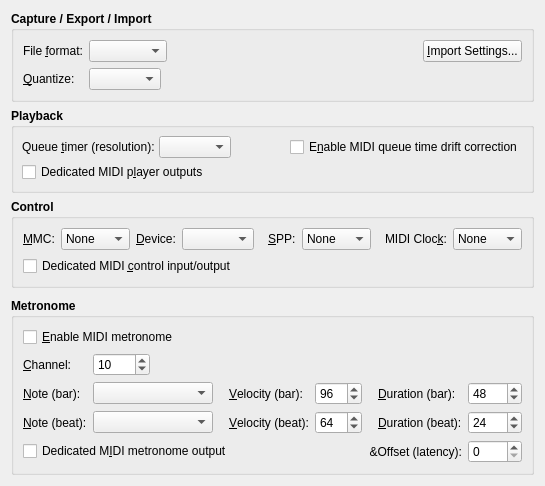
     <widget class="QWidget" name="MidiTabPage">
      <attribute name="title">
       <string>&amp;MIDI</string>
      </attribute>
      <layout class="QVBoxLayout">
       <item>
        <widget class="QGroupBox" name="MidiCaptureGroupBox">
         <property name="font">
          <font>
           <weight>75</weight>
           <bold>true</bold>
          </font>
         </property>
         <property name="title">
          <string>Capture / Export / Import</string>
         </property>
         <property name="flat">
          <bool>true</bool>
         </property>
         <layout class="QGridLayout">
          <item row="0" column="0">
           <widget class="QLabel" name="MidiCaptureFormatTextLabel">
            <property name="font">
             <font>
              <weight>50</weight>
              <bold>false</bold>
             </font>
            </property>
            <property name="text">
             <string>File &amp;format:</string>
            </property>
            <property name="buddy">
             <cstring>MidiCaptureFormatComboBox</cstring>
            </property>
           </widget>
          </item>
          <item row="0" column="1" colspan="2">
           <widget class="QComboBox" name="MidiCaptureFormatComboBox">
            <property name="font">
             <font>
              <weight>50</weight>
              <bold>false</bold>
             </font>
            </property>
            <property name="toolTip">
             <string>MIDI file format to use on capture (record) and export</string>
            </property>
           </widget>
          </item>
          <item row="0" column="3">
           <spacer>
            <property name="orientation">
             <enum>Qt::Horizontal</enum>
            </property>
            <property name="sizeHint">
             <size>
              <width>20</width>
              <height>20</height>
             </size>
            </property>
           </spacer>
          </item>
          <item row="0" column="4">
           <widget class="QPushButton" name="MidiImportPushButton">
            <property name="font">
             <font>
              <weight>50</weight>
              <bold>false</bold>
             </font>
            </property>
            <property name="toolTip">
             <string>Change defaults for MIDI import</string>
            </property>
            <property name="text">
             <string>&amp;Import Settings...</string>
            </property>
            <property name="autoDefault">
             <bool>false</bool>
            </property>
           </widget>
          </item>
          <item row="1" column="0">
           <widget class="QLabel" name="MidiCaptureQuantizeTextLabel">
            <property name="font">
             <font>
              <weight>50</weight>
              <bold>false</bold>
             </font>
            </property>
            <property name="text">
             <string>&amp;Quantize:</string>
            </property>
            <property name="buddy">
             <cstring>MidiCaptureQuantizeComboBox</cstring>
            </property>
           </widget>
          </item>
          <item row="1" column="1">
           <widget class="QComboBox" name="MidiCaptureQuantizeComboBox">
            <property name="maximumSize">
             <size>
              <width>120</width>
              <height>32767</height>
             </size>
            </property>
            <property name="font">
             <font>
              <weight>50</weight>
              <bold>false</bold>
             </font>
            </property>
            <property name="toolTip">
             <string>MIDI capture (record) quantization</string>
            </property>
           </widget>
          </item>
         </layout>
        </widget>
       </item>
       <item>
        <widget class="QGroupBox" name="MidiPlaybackGroupBox">
         <property name="font">
          <font>
           <weight>75</weight>
           <bold>true</bold>
          </font>
         </property>
         <property name="title">
          <string>Playback</string>
         </property>
         <property name="flat">
          <bool>true</bool>
         </property>
         <layout class="QGridLayout">
          <property name="margin">
           <number>8</number>
          </property>
          <property name="spacing">
           <number>4</number>
          </property>
          <item row="0" column="0">
           <widget class="QLabel" name="MidiQueueTimerTextLabel">
            <property name="font">
             <font>
              <weight>50</weight>
              <bold>false</bold>
             </font>
            </property>
            <property name="text">
             <string>Queue &amp;timer (resolution):</string>
            </property>
            <property name="buddy">
             <cstring>MidiQueueTimerComboBox</cstring>
            </property>
           </widget>
          </item>
          <item row="0" column="1">
           <widget class="QComboBox" name="MidiQueueTimerComboBox">
            <property name="font">
             <font>
              <weight>50</weight>
              <bold>false</bold>
             </font>
            </property>
            <property name="toolTip">
             <string>Queue timer (resolution)</string>
            </property>
           </widget>
          </item>
          <item row="0" column="2">
           <spacer>
            <property name="orientation">
             <enum>Qt::Horizontal</enum>
            </property>
            <property name="sizeHint">
             <size>
              <width>20</width>
              <height>20</height>
             </size>
            </property>
           </spacer>
          </item>
          <item row="0" column="3">
           <widget class="QCheckBox" name="MidiDriftCorrectCheckBox">
            <property name="font">
             <font>
              <weight>50</weight>
              <bold>false</bold>
             </font>
            </property>
            <property name="toolTip">
             <string>Whether to enable MIDI queue time drift correction</string>
            </property>
            <property name="text">
             <string>E&amp;nable MIDI queue time drift correction</string>
            </property>
           </widget>
          </item>
          <item row="1" column="0" colspan="4">
           <widget class="QCheckBox" name="MidiPlayerBusCheckBox">
            <property name="font">
             <font>
              <weight>50</weight>
              <bold>false</bold>
             </font>
            </property>
            <property name="toolTip">
             <string>Whether to have separate MIDI player output ports</string>
            </property>
            <property name="text">
             <string>Dedicated MIDI p&amp;layer outputs</string>
            </property>
           </widget>
          </item>
         </layout>
        </widget>
       </item>
       <item>
        <widget class="QGroupBox" name="MidiControlGroupBox">
         <property name="font">
          <font>
           <weight>75</weight>
           <bold>true</bold>
          </font>
         </property>
         <property name="title">
          <string>Control</string>
         </property>
         <property name="flat">
          <bool>true</bool>
         </property>
         <layout class="QGridLayout">
          <property name="margin">
           <number>9</number>
          </property>
          <property name="spacing">
           <number>6</number>
          </property>
          <item row="0" column="0">
           <widget class="QLabel" name="MidiMmcModeTextLabel">
            <property name="font">
             <font>
              <weight>50</weight>
              <bold>false</bold>
             </font>
            </property>
            <property name="text">
             <string>&amp;MMC:</string>
            </property>
            <property name="buddy">
             <cstring>MidiMmcModeComboBox</cstring>
            </property>
           </widget>
          </item>
          <item row="0" column="1">
           <widget class="QComboBox" name="MidiMmcModeComboBox">
            <property name="font">
             <font>
              <weight>50</weight>
              <bold>false</bold>
             </font>
            </property>
            <property name="toolTip">
             <string>MIDI Machine Control (MMC) mode</string>
            </property>
            <item>
             <property name="text">
              <string>None</string>
             </property>
            </item>
            <item>
             <property name="text">
              <string>Input</string>
             </property>
            </item>
            <item>
             <property name="text">
              <string>Output</string>
             </property>
            </item>
            <item>
             <property name="text">
              <string>Duplex</string>
             </property>
            </item>
           </widget>
          </item>
          <item row="0" column="2">
           <widget class="QLabel" name="MidiMmcDeviceTextLabel">
            <property name="font">
             <font>
              <weight>50</weight>
              <bold>false</bold>
             </font>
            </property>
            <property name="text">
             <string>&amp;Device:</string>
            </property>
            <property name="buddy">
             <cstring>MidiMmcDeviceComboBox</cstring>
            </property>
           </widget>
          </item>
          <item row="0" column="3">
           <widget class="QComboBox" name="MidiMmcDeviceComboBox">
            <property name="font">
             <font>
              <weight>50</weight>
              <bold>false</bold>
             </font>
            </property>
            <property name="toolTip">
             <string>MIDI Machine Control (MMC) device id.</string>
            </property>
           </widget>
          </item>
          <item row="0" column="4">
           <spacer>
            <property name="orientation">
             <enum>Qt::Horizontal</enum>
            </property>
            <property name="sizeHint">
             <size>
              <width>4</width>
              <height>20</height>
             </size>
            </property>
           </spacer>
          </item>
          <item row="0" column="5">
           <widget class="QLabel" name="MidiSppModeTextLabel">
            <property name="font">
             <font>
              <weight>50</weight>
              <bold>false</bold>
             </font>
            </property>
            <property name="text">
             <string>&amp;SPP:</string>
            </property>
            <property name="buddy">
             <cstring>MidiSppModeComboBox</cstring>
            </property>
           </widget>
          </item>
          <item row="0" column="6">
           <widget class="QComboBox" name="MidiSppModeComboBox">
            <property name="font">
             <font>
              <weight>50</weight>
              <bold>false</bold>
             </font>
            </property>
            <property name="toolTip">
             <string>MIDI Song Position pointer (SPP) control mode</string>
            </property>
            <item>
             <property name="text">
              <string>None</string>
             </property>
            </item>
            <item>
             <property name="text">
              <string>Input</string>
             </property>
            </item>
            <item>
             <property name="text">
              <string>Output</string>
             </property>
            </item>
            <item>
             <property name="text">
              <string>Duplex</string>
             </property>
            </item>
           </widget>
          </item>
          <item row="0" column="7">
           <spacer>
            <property name="orientation">
             <enum>Qt::Horizontal</enum>
            </property>
            <property name="sizeHint">
             <size>
              <width>4</width>
              <height>20</height>
             </size>
            </property>
           </spacer>
          </item>
          <item row="0" column="8">
           <widget class="QLabel" name="MidiClockModeTextLabel">
            <property name="font">
             <font>
              <weight>50</weight>
              <bold>false</bold>
             </font>
            </property>
            <property name="text">
             <string>MIDI Cloc&amp;k:</string>
            </property>
            <property name="buddy">
             <cstring>MidiClockModeComboBox</cstring>
            </property>
           </widget>
          </item>
          <item row="0" column="9">
           <widget class="QComboBox" name="MidiClockModeComboBox">
            <property name="font">
             <font>
              <weight>50</weight>
              <bold>false</bold>
             </font>
            </property>
            <property name="toolTip">
             <string>MIDI Clock control mode</string>
            </property>
            <item>
             <property name="text">
              <string>None</string>
             </property>
            </item>
            <item>
             <property name="text">
              <string>Input</string>
             </property>
            </item>
            <item>
             <property name="text">
              <string>Output</string>
             </property>
            </item>
            <item>
             <property name="text">
              <string>Duplex</string>
             </property>
            </item>
           </widget>
          </item>
          <item row="1" column="0" colspan="4">
           <widget class="QCheckBox" name="MidiControlBusCheckBox">
            <property name="font">
             <font>
              <weight>50</weight>
              <bold>false</bold>
             </font>
            </property>
            <property name="toolTip">
             <string>Whether to have separate MIDI control ports</string>
            </property>
            <property name="text">
             <string>Dedicated MIDI &amp;control input/output</string>
            </property>
           </widget>
          </item>
         </layout>
        </widget>
       </item>
       <item>
        <spacer>
         <property name="orientation">
          <enum>Qt::Vertical</enum>
         </property>
         <property name="sizeHint">
          <size>
           <width>20</width>
           <height>4</height>
          </size>
         </property>
        </spacer>
       </item>
       <item>
        <widget class="QGroupBox" name="MidiMetronomeGroupBox">
         <property name="font">
          <font>
           <weight>75</weight>
           <bold>true</bold>
          </font>
         </property>
         <property name="title">
          <string>Metronome</string>
         </property>
         <property name="flat">
          <bool>true</bool>
         </property>
         <layout class="QGridLayout">
          <item row="0" column="0" colspan="8">
           <widget class="QCheckBox" name="MidiMetronomeCheckBox">
            <property name="font">
             <font>
              <weight>50</weight>
              <bold>false</bold>
             </font>
            </property>
            <property name="toolTip">
             <string>Whether to enable the MIDI metronome</string>
            </property>
            <property name="text">
             <string>&amp;Enable MIDI metronome</string>
            </property>
           </widget>
          </item>
          <item row="1" column="0">
           <widget class="QLabel" name="MetroChannelTextLabel">
            <property name="font">
             <font>
              <weight>50</weight>
              <bold>false</bold>
             </font>
            </property>
            <property name="text">
             <string>&amp;Channel:</string>
            </property>
            <property name="buddy">
             <cstring>MetroChannelSpinBox</cstring>
            </property>
           </widget>
          </item>
          <item row="1" column="1">
           <widget class="QSpinBox" name="MetroChannelSpinBox">
            <property name="font">
             <font>
              <weight>50</weight>
              <bold>false</bold>
             </font>
            </property>
            <property name="toolTip">
             <string>Metronome MIDI channel</string>
            </property>
            <property name="minimum">
             <number>1</number>
            </property>
            <property name="maximum">
             <number>16</number>
            </property>
            <property name="value">
             <number>10</number>
            </property>
           </widget>
          </item>
          <item row="1" column="2" colspan="6">
           <spacer>
            <property name="orientation">
             <enum>Qt::Horizontal</enum>
            </property>
            <property name="sizeHint">
             <size>
              <width>120</width>
              <height>20</height>
             </size>
            </property>
           </spacer>
          </item>
          <item row="2" column="0">
           <widget class="QLabel" name="MetroBarNoteTextLabel">
            <property name="font">
             <font>
              <weight>50</weight>
              <bold>false</bold>
             </font>
            </property>
            <property name="text">
             <string>&amp;Note (bar):</string>
            </property>
            <property name="buddy">
             <cstring>MetroBarNoteComboBox</cstring>
            </property>
           </widget>
          </item>
          <item row="2" column="1" colspan="2">
           <widget class="QComboBox" name="MetroBarNoteComboBox">
            <property name="minimumSize">
             <size>
              <width>120</width>
              <height>0</height>
             </size>
            </property>
            <property name="font">
             <font>
              <weight>50</weight>
              <bold>false</bold>
             </font>
            </property>
            <property name="toolTip">
             <string>Metronome MIDI note (bar)</string>
            </property>
           </widget>
          </item>
          <item row="2" column="3" rowspan="2">
           <spacer>
            <property name="orientation">
             <enum>Qt::Horizontal</enum>
            </property>
            <property name="sizeHint">
             <size>
              <width>4</width>
              <height>20</height>
             </size>
            </property>
           </spacer>
          </item>
          <item row="2" column="4">
           <widget class="QLabel" name="MetroBarVelocityTextLabel">
            <property name="font">
             <font>
              <weight>50</weight>
              <bold>false</bold>
             </font>
            </property>
            <property name="text">
             <string>&amp;Velocity (bar):</string>
            </property>
            <property name="buddy">
             <cstring>MetroBarVelocitySpinBox</cstring>
            </property>
           </widget>
          </item>
          <item row="2" column="5">
           <widget class="QSpinBox" name="MetroBarVelocitySpinBox">
            <property name="font">
             <font>
              <weight>50</weight>
              <bold>false</bold>
             </font>
            </property>
            <property name="toolTip">
             <string>Metronome MIDI velocity (bar)</string>
            </property>
            <property name="minimum">
             <number>1</number>
            </property>
            <property name="maximum">
             <number>127</number>
            </property>
            <property name="value">
             <number>96</number>
            </property>
           </widget>
          </item>
          <item row="2" column="6" rowspan="2">
           <spacer>
            <property name="orientation">
             <enum>Qt::Horizontal</enum>
            </property>
            <property name="sizeHint">
             <size>
              <width>4</width>
              <height>20</height>
             </size>
            </property>
           </spacer>
          </item>
          <item row="2" column="7">
           <widget class="QLabel" name="MetroBarDurationTextLabel">
            <property name="font">
             <font>
              <weight>50</weight>
              <bold>false</bold>
             </font>
            </property>
            <property name="text">
             <string>&amp;Duration (bar):</string>
            </property>
            <property name="buddy">
             <cstring>MetroBarDurationSpinBox</cstring>
            </property>
           </widget>
          </item>
          <item row="2" column="8">
           <widget class="QSpinBox" name="MetroBarDurationSpinBox">
            <property name="font">
             <font>
              <weight>50</weight>
              <bold>false</bold>
             </font>
            </property>
            <property name="toolTip">
             <string>Metronome MIDI duration (bar)</string>
            </property>
            <property name="minimum">
             <number>1</number>
            </property>
            <property name="maximum">
             <number>9999</number>
            </property>
            <property name="singleStep">
             <number>8</number>
            </property>
            <property name="value">
             <number>48</number>
            </property>
           </widget>
          </item>
          <item row="3" column="0">
           <widget class="QLabel" name="MetroBeatNoteTextLabel">
            <property name="font">
             <font>
              <weight>50</weight>
              <bold>false</bold>
             </font>
            </property>
            <property name="text">
             <string>&amp;Note (beat):</string>
            </property>
            <property name="buddy">
             <cstring>MetroBeatNoteComboBox</cstring>
            </property>
           </widget>
          </item>
          <item row="3" column="1" colspan="2">
           <widget class="QComboBox" name="MetroBeatNoteComboBox">
            <property name="minimumSize">
             <size>
              <width>120</width>
              <height>0</height>
             </size>
            </property>
            <property name="font">
             <font>
              <weight>50</weight>
              <bold>false</bold>
             </font>
            </property>
            <property name="toolTip">
             <string>Metronome MIDI note (beat)</string>
            </property>
           </widget>
          </item>
          <item row="3" column="4">
           <widget class="QLabel" name="MetroBeatVelocityTextLabel">
            <property name="font">
             <font>
              <weight>50</weight>
              <bold>false</bold>
             </font>
            </property>
            <property name="text">
             <string>&amp;Velocity (beat):</string>
            </property>
            <property name="buddy">
             <cstring>MetroBeatVelocitySpinBox</cstring>
            </property>
           </widget>
          </item>
          <item row="3" column="5">
           <widget class="QSpinBox" name="MetroBeatVelocitySpinBox">
            <property name="font">
             <font>
              <weight>50</weight>
              <bold>false</bold>
             </font>
            </property>
            <property name="toolTip">
             <string>Metronome MIDI velocity (beat)</string>
            </property>
            <property name="minimum">
             <number>1</number>
            </property>
            <property name="maximum">
             <number>127</number>
            </property>
            <property name="value">
             <number>64</number>
            </property>
           </widget>
          </item>
          <item row="3" column="7">
           <widget class="QLabel" name="MetroBeatDurationTextLabel">
            <property name="font">
             <font>
              <weight>50</weight>
              <bold>false</bold>
             </font>
            </property>
            <property name="text">
             <string>&amp;Duration (beat):</string>
            </property>
            <property name="buddy">
             <cstring>MetroBeatDurationSpinBox</cstring>
            </property>
           </widget>
          </item>
          <item row="3" column="8">
           <widget class="QSpinBox" name="MetroBeatDurationSpinBox">
            <property name="font">
             <font>
              <weight>50</weight>
              <bold>false</bold>
             </font>
            </property>
            <property name="toolTip">
             <string>Metronome MIDI duration (beat)</string>
            </property>
            <property name="minimum">
             <number>1</number>
            </property>
            <property name="maximum">
             <number>9999</number>
            </property>
            <property name="singleStep">
             <number>8</number>
            </property>
            <property name="value">
             <number>24</number>
            </property>
           </widget>
          </item>
          <item row="4" column="0" colspan="5">
           <widget class="QCheckBox" name="MidiMetroBusCheckBox">
            <property name="font">
             <font>
              <weight>50</weight>
              <bold>false</bold>
             </font>
            </property>
            <property name="toolTip">
             <string>Whether to have separate MIDI metronome output port</string>
            </property>
            <property name="text">
             <string>Dedicated M&amp;IDI metronome output</string>
            </property>
           </widget>
          </item>
          <item row="4" column="5" colspan="3">
           <widget class="QLabel" name="MidiMetroOffsetTextLabel">
            <property name="font">
             <font>
              <weight>50</weight>
              <bold>false</bold>
             </font>
            </property>
            <property name="text">
             <string>&amp;Offset (latency):</string>
            </property>
            <property name="alignment">
             <set>Qt::AlignRight|Qt::AlignTrailing|Qt::AlignVCenter</set>
            </property>
            <property name="buddy">
             <cstring>AudioMetroOffsetSpinBox</cstring>
            </property>
           </widget>
          </item>
          <item row="4" column="8">
           <widget class="QSpinBox" name="MidiMetroOffsetSpinBox">
            <property name="font">
             <font>
              <weight>50</weight>
              <bold>false</bold>
             </font>
            </property>
            <property name="toolTip">
             <string>Metronome MIDI offset (latency)</string>
            </property>
            <property name="minimum">
             <number>0</number>
            </property>
            <property name="maximum">
             <number>9999</number>
            </property>
            <property name="singleStep">
             <number>8</number>
            </property>
            <property name="value">
             <number>0</number>
            </property>
           </widget>
          </item>
         </layout>
        </widget>
       </item>
      </layout>
     </widget>
